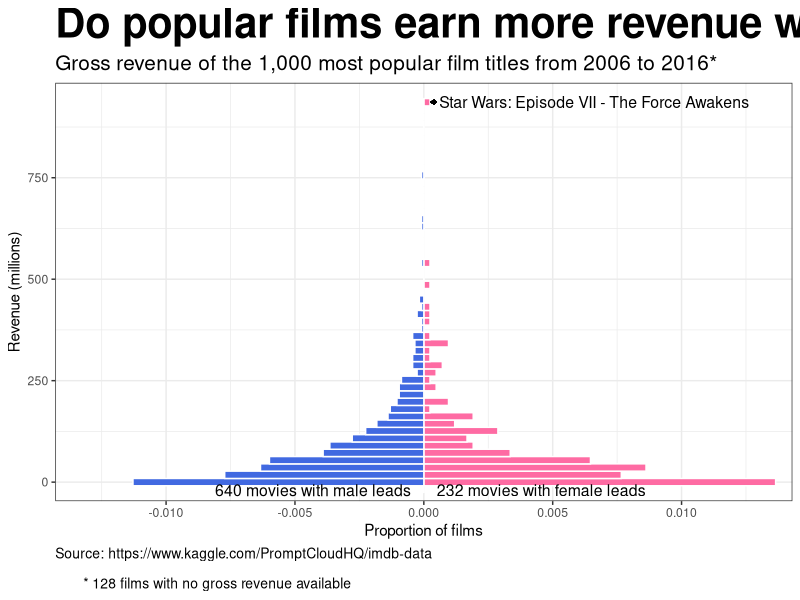
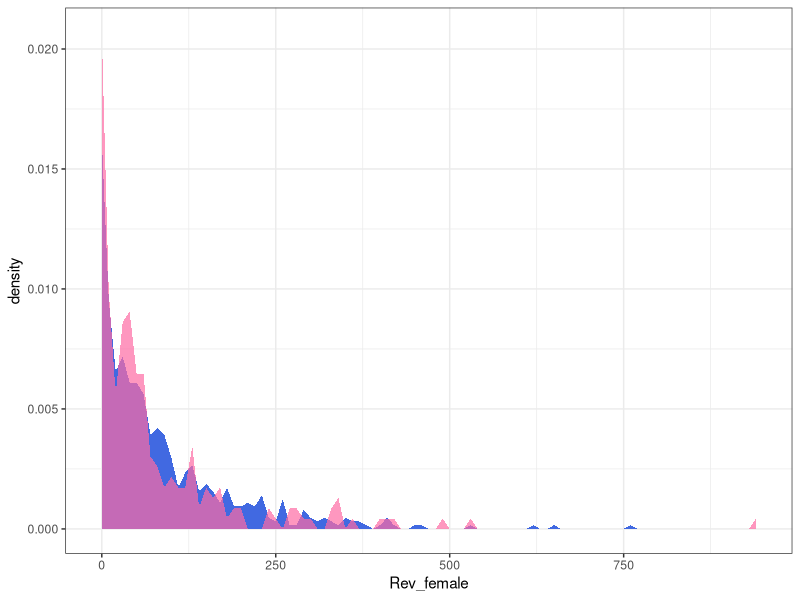
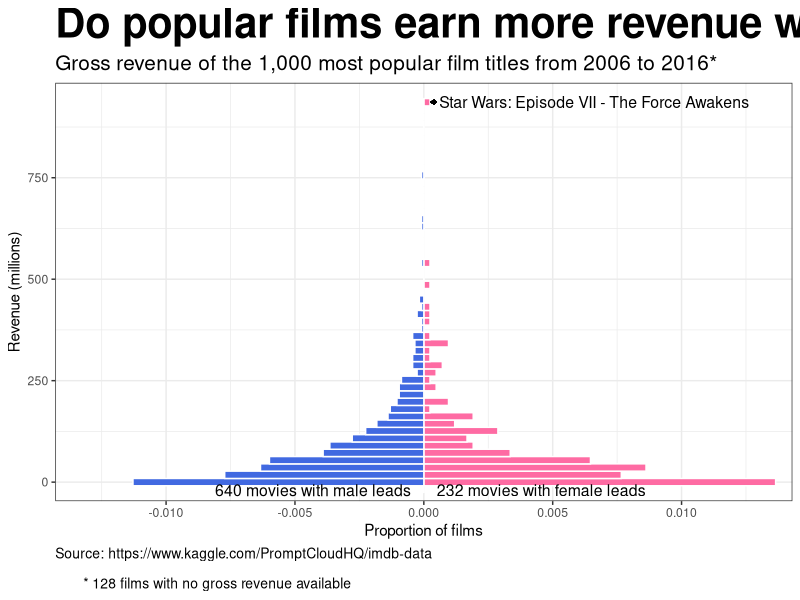
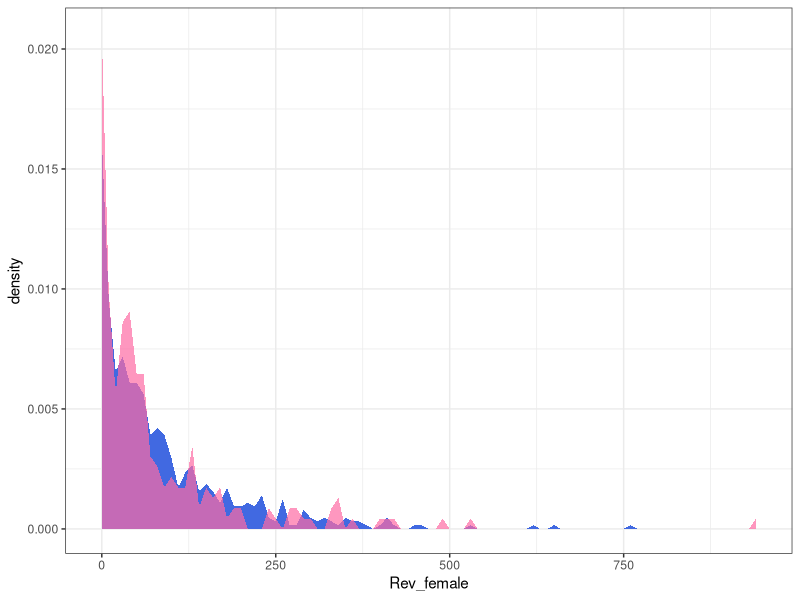

Here is the R script that generated these plots, in order:
## ---- chunk 1
# Load your packages
library(readr)
library(dplyr)
library(magrittr)
library(ggplot2)
## ---- chunk 2
# Load your data and prepare for visualisation
Movies <- read.csv("IMDB-Movie-Data_mod.csv")
Movies$Rev_male <- with(Movies, ifelse(Gender==0, Revenue_mill, NA))
Movies$Rev_female <- with(Movies, ifelse(Gender==1, Revenue_mill, NA))
No_Data <- nrow(Movies) - nrow(subset(Movies, Revenue_mill>-1))
#View(Movies)
## ---- chunk 3
# Visualise Your Data
gg <- ggplot(Movies, aes(Rev_female))
gg + geom_histogram(aes(x=Rev_female, y= ..density..), colour="white", fill="#fe6ba3", 
                    binwidth=18) +
  geom_histogram(aes(x=Rev_male, y=-..density..), colour="white", fill="royalblue", binwidth=18) +
  coord_flip(ylim=c(-0.013,0.013), xlim=c(0,937)) + 
  theme_bw() +
  labs(title="Do popular films earn more revenue with a male or female lead?", 
       subtitle="Gross revenue of the 1,000 most popular film titles from 2006 to 2016*",
       x="Revenue (millions)", y="Proportion of films", 
       caption=paste("Source: https://www.kaggle.com/PromptCloudHQ/imdb-data \n
       *", No_Data, "films with no gross revenue available")) +
  theme(plot.title = element_text(size = 30, face = "bold"),
        plot.subtitle = element_text(size= 15),
        plot.caption = element_text(size=10, hjust=0)) +
  annotate("text", label="Star Wars: Episode VII - The Force Awakens", 
           x=936.5, y=0.0006, size=4, hjust=0) +
  geom_segment(x=936.5, y=0.0005, xend=936.5, yend=0.0003, 
               arrow = arrow(length=unit(0.1, "cm"))) +
  annotate("text", label=paste(nrow(subset(Movies, Rev_male>-1)), "movies with male leads"), 
           x=-20, y=-0.0005, hjust=1, size=4) +
  annotate("text", label=paste(nrow(subset(Movies, Rev_female>-1)), "movies with female leads"),
           x=-20, y=0.0005, hjust=0, size=4)
ggsave("assign2.png", height = 8, width = 15)

## ---- chunk 4
ggAlt <- ggplot(Movies, aes(Rev_female))
ggAlt + geom_area(aes(x=Rev_male, y= ..density..), stat="bin", fill="royalblue", binwidth=10) +
  geom_area(aes(x=Rev_female, y= ..density..), stat="bin", fill="#fe6ba3", alpha=0.7, 
            binwidth=10) +
  theme_bw()
ggsave("ggAlt.png", width = 15, height = 9)
